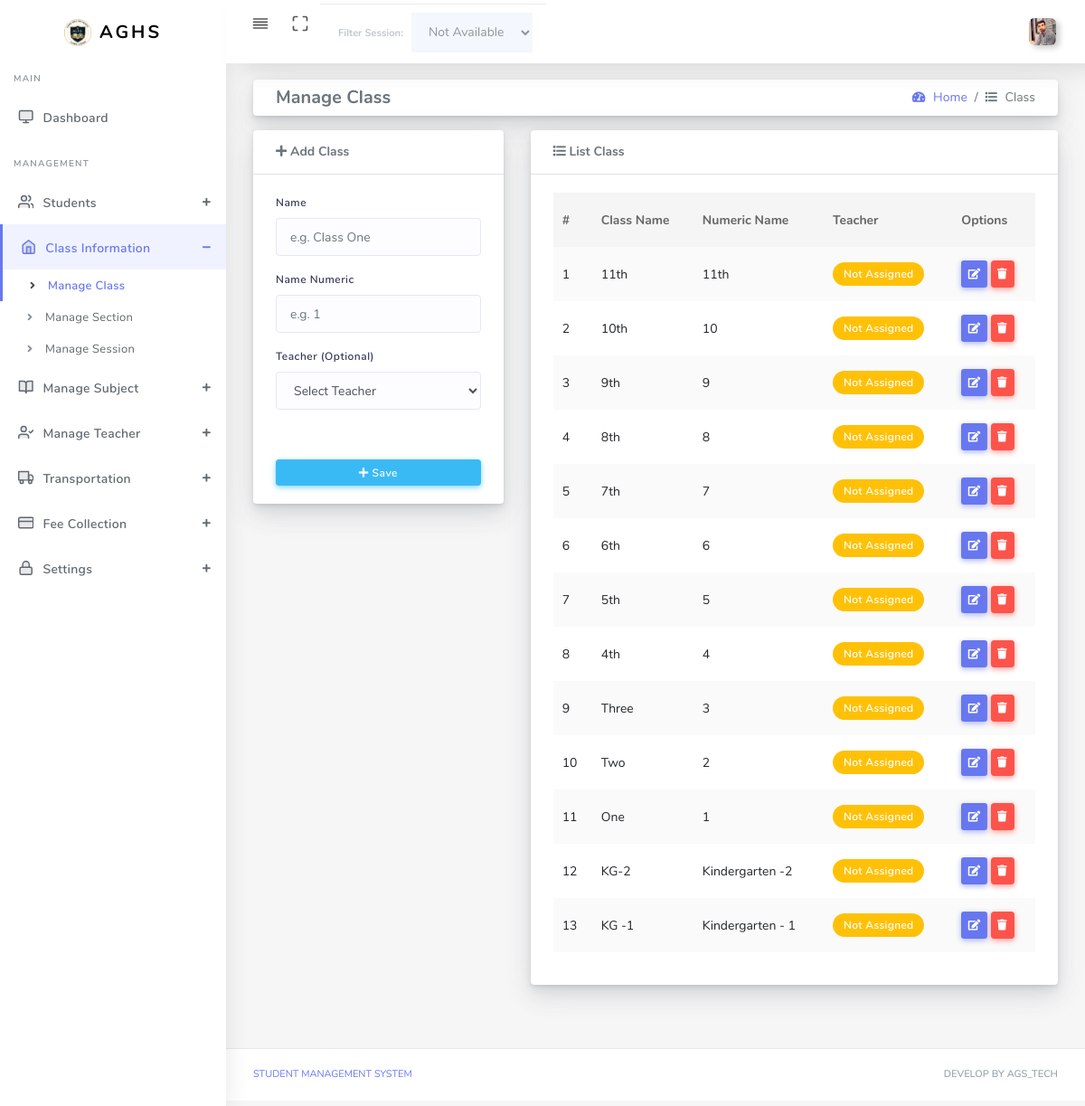
The page /manage-class.php (signed in) on the database its author committed.
### tables this page shows
CREATE TABLE `school_settings` (
  `id` int(11) NOT NULL DEFAULT 1,
  `school_name` varchar(255) NOT NULL,
  `address` text DEFAULT NULL,
  `contact` varchar(20) DEFAULT NULL,
  `logo` varchar(255) DEFAULT NULL,
  `updated_at` timestamp NOT NULL DEFAULT current_timestamp() ON UPDATE current_timestamp(),
  PRIMARY KEY (`id`)
);

CREATE TABLE `classes` (
  `id` int(11) NOT NULL AUTO_INCREMENT,
  `class_name` varchar(100) NOT NULL,
  `numeric_name` varchar(50) NOT NULL,
  `teacher_id` int(11) DEFAULT NULL,
  `created_at` timestamp NOT NULL DEFAULT current_timestamp(),
  PRIMARY KEY (`id`),
  KEY `fk_class_teacher` (`teacher_id`),
  CONSTRAINT `fk_class_teacher` FOREIGN KEY (`teacher_id`) REFERENCES `teachers` (`id`) ON DELETE SET NULL ON UPDATE CASCADE
);

### manage-class.php (the view, shortened to what this page needs)
<?php
require_once 'auth.php';
$stmt_c = $pdo->query("SELECT classes.*, teachers.teacher_name
                       FROM classes
                       LEFT JOIN teachers ON classes.teacher_id = teachers.id
                       ORDER BY classes.id DESC");
$classes_list = $stmt_c->fetchAll();
?>
<!DOCTYPE html>
<html lang="en">
<head>
  <link rel="stylesheet" href="assets/css/app.min.css">
  <link rel="stylesheet" href="assets/bundles/datatables/datatables.min.css">
  <link rel="stylesheet" href="assets/bundles/datatables/DataTables-1.10.16/css/dataTables.bootstrap4.min.css">
  <link rel="stylesheet" href="assets/css/style.css">
  <link rel="stylesheet" href="assets/css/components.css">
    <link rel="stylesheet" href="assets/css/custom.css">
</head>
<body>
  <div id="app">
    <div class="main-wrapper main-wrapper-1">
      <div class="navbar-bg"></div>
      <?php include 'include/navbar.php'; ?>
      <div class="main-sidebar sidebar-style-2">
        <?php include 'include/asidebar.php'; ?>
      </div>
      <div class="main-content">
        <section class="section">
          <div class="section-body">
            <div class="row bg-title">
              <div class="col-12">
                <div class="card mb-3">
                  <div class="card-body py-2 b-0">
                    <div class="d-flex flex-wrap align-items-center justify-content-between">
                      <div class="mb-2 mb-md-0">
                        <h5 class="page-title mb-0">Manage Class</h5>
                      </div>
                      <div>
                        <nav aria-label="breadcrumb">
                          <ol class="breadcrumb mb-0 bg-transparent p-0">
                            <li class="breadcrumb-item"><a href="#"><i class="fas fa-tachometer-alt"></i> Home</a></li>
                            <li class="breadcrumb-item active"><i class="fas fa-list"></i> Class</li>
                          </ol>
                        </nav>
                      </div>
                    </div>
                  </div>
                </div>
              </div>
            </div>
            <div class="row">
              <div class="col-sm-4">
                <div class="card">
                  <div class="card-header border-bottom">
                    <p class="mb-0 font-weight-bold"><i class="fa fa-plus"></i>&nbsp;Add Class</p>
                  </div>
                  <form method="POST" class="needs-validation" novalidate="">
                    <div class="card-body">
                      <div class="form-group">
                        <label>Name</label>
                        <input type="text" name="c_name" class="form-control" placeholder="e.g. Class One" required>
                      </div>
                      <div class="form-group">
                        <label>Name Numeric</label>
                        <input type="text" name="c_numeric" class="form-control" placeholder="e.g. 1" required>
                      </div>
                      <div class="form-group">
                        <label>Teacher (Optional)</label>
                        <select name="teacher_id" class="form-control select2">
                          <option value="">Select Teacher</option>
                        </select>
                      </div>
                    </div>
                    <div class="card-footer text-center">
                      <button type="submit" name="btn_save" class="btn btn-info btn-block btn-rounded btn-sm">
                        <i class="fa fa-plus"></i>&nbsp;Save
                      </button>
                    </div>
                  </form>
                </div>
              </div>
              <div class="col-sm-8">
                <div class="card">
                  <div class="card-header border-bottom">
                    <p class="mb-0 font-weight-bold transform-uppercase"> <i class="fa fa-list"></i>&nbsp;List Class</p>
                  </div>
                  <div class="card-body">
                    <div class="table-responsive">
                      <table class="table table-striped table-hover" id="tableExport" style="width:100%;">
                        <thead>
                          <tr>
                            <th>#</th>
                            <th>Class Name</th>
                            <th>Numeric Name</th>
                            <th>Teacher</th>
                            <th>Options</th>
                          </tr>
                        </thead>
                        <tbody>
                          <?php $count = 1; foreach($classes_list as $row) { ?>
                          <tr>
                            <td><?= $count++ ?></td>
                            <td><?= htmlspecialchars($row['class_name']) ?></td>
                            <td><?= htmlspecialchars($row['numeric_name']) ?></td>
                            <td><?= $row['teacher_name'] ? htmlspecialchars($row['teacher_name']) : '<span class="badge badge-warning">Not Assigned</span>' ?></td>
                            <td>
                              <button class="btn btn-sm btn-primary editBtn"
                                      data-id="<?= $row['id'] ?>"
                                      data-name="<?= $row['class_name'] ?>"
                                      data-num="<?= $row['numeric_name'] ?>"
                                      data-teacher="<?= $row['teacher_id'] ?>">
                                <i class="fa fa-edit"></i>
                              </button>
                              <button class="btn btn-sm btn-danger deleteBtn" data-id="<?= $row['id'] ?>">
                                <i class="fa fa-trash"></i>
                              </button>
                            </td>
                          </tr>
                          <?php } ?>
                        </tbody>
                      </table>
                    </div>
                  </div>
                </div>
              </div>
            </div>
          </div>
        </section>
      </div>
      <?php include 'include/footer.php'; ?>
    </div>
  </div>
</body>
</html>

### include/navbar.php (shortened to what this page needs)
<?php
if (isset($_SESSION['admin_id'])) {
    $admin_id = $_SESSION['admin_id'];
    $st_admin = $pdo->prepare("SELECT full_name, profile_pic FROM admins WHERE id = ?");
    $st_admin->execute([$admin_id]);
    $admin_data = $st_admin->fetch(PDO::FETCH_ASSOC);
    $display_pic = (!empty($admin_data['profile_pic']) && file_exists('uploads/' . $admin_data['profile_pic']))
                   ? 'uploads/' . $admin_data['profile_pic']
                   : 'assets/img/user.png';
} else {
    $display_name = "Admin";
    $display_pic = "assets/img/user.png";
}
?>
<nav class="navbar navbar-expand-lg main-navbar sticky">
    <div class="form-inline mr-auto">
        <ul class="navbar-nav mr-3">
            <li><a href="#" data-toggle="sidebar" class="nav-link nav-link-lg collapse-btn"> <i data-feather="align-justify"></i></a></li>
            <li class="d-none d-md-block"><a href="#" class="nav-link nav-link-lg fullscreen-btn">
                <i data-feather="maximize"></i>
            </a></li>
            <li>
                <?php
                $current_page = basename($_SERVER['PHP_SELF']);
                ?>
                <?php if ($current_page == 'dashboard.php'): ?>
                    <div class="card-footer bg-white py-2 d-flex justify-content-end" style="border-radius: 0 0 15px 15px;">
                        <form method="GET" class="form-inline">
                            <span class=" d-none d-md-block mr-2 font-weight-bold small text-dark">Filter Session:</span>
                            <select name="session_id" class="form-control form-control-sm select2" onchange="this.form.submit()">
                                <option value="all" <?= (isset($f_sess) && $f_sess == 'all' ? 'selected' : '') ?>>All Sessions</option>
                                <?php
                                if (isset($sessions)) {
                                    foreach ($sessions as $s) {
                                        echo "<option value='{$s['id']}' " . (isset($f_sess) && $f_sess == $s['id'] ? 'selected' : '') . ">{$s['session_name']}</option>";
                                    }
                                }
                                ?>
                            </select>
                        </form>
                    </div>
                <?php else: ?>
                    <div class="align-items-baseline bg-white card-footer d-flex justify-content-end py-2" style="border-radius: 0 0 15px 15px; opacity: 0.6;">
                        <span class="d-none d-md-block mr-2 font-weight-bold small text-muted">Filter Session:</span>
                        <select class="form-control form-control-sm" disabled>
                            <option>Not Available</option>
                        </select>
                    </div>
                <?php endif; ?>
            </li>
        </ul>
    </div>
    <ul class="navbar-nav navbar-right">
        <li class="dropdown">
            <a href="#" data-toggle="dropdown" class="nav-link dropdown-toggle nav-link-lg nav-link-user">
                <img alt="image" src="<?= $display_pic ?>" class="user-img-radious-style" style="width:30px; height:30px; object-fit:cover;">
            </a>
        </li>
    </ul>
</nav>

### include/asidebar.php (shortened to what this page needs)
<?php
$current_page = basename($_SERVER['PHP_SELF']);
?>
<?php
$school_settings = $pdo->query("SELECT * FROM school_settings LIMIT 1")->fetch(PDO::FETCH_ASSOC);
$sch_logo    = (!empty($school_settings['logo']) && file_exists('uploads/' . $school_settings['logo']))
  ? 'uploads/' . $school_settings['logo']
  : 'assets/img/agslogo.png';
?>
<aside id="sidebar-wrapper">
  <div class="sidebar-brand">
    <a href="dashboard.php">
      <img alt="image" src="<?= $sch_logo ?>" class="header-logo" />
      <span class="logo-name">AGHS</span>
    </a>
  </div>
  <ul class="sidebar-menu">
    <li class="menu-header">Main</li>
    <li class="<?= ($current_page == 'dashboard.php') ? 'active' : '' ?>">
      <a href="dashboard.php" class="nav-link"><i data-feather="monitor"></i><span>Dashboard</span></a>
    </li>
    <li class="menu-header">Management</li>
    <?php
    $student_pages = ['student-registration-form.php', 'student-list.php', 'promotion_detain.php', 'passout_drop.php', 'print_certificate.php', 'add-bulk-student.php'];
    $is_student_active = in_array($current_page, $student_pages);
    ?>
    <li class="dropdown <?= $is_student_active ? 'active' : '' ?>">
      <a href="#" class="menu-toggle nav-link has-dropdown"><i data-feather="users"></i><span>Students</span></a>
    </li>
    <?php
    $class_pages = ['manage-class.php', 'manage-section.php', 'manage-session.php'];
    $is_class_active = in_array($current_page, $class_pages);
    ?>
    <li class="dropdown <?= $is_class_active ? 'active' : '' ?>">
      <a href="#" class="menu-toggle nav-link has-dropdown"><i data-feather="home"></i><span>Class Information</span></a>
      <ul class="dropdown-menu" style="<?= $is_class_active ? 'display: block;' : '' ?>">
        <li class="<?= ($current_page == 'manage-class.php') ? 'active' : '' ?>"><a class="nav-link" href="manage-class.php">Manage Class</a></li>
        <li class="<?= ($current_page == 'manage-section.php') ? 'active' : '' ?>"><a class="nav-link" href="manage-section.php">Manage Section</a></li>
        <li class="<?= ($current_page == 'manage-session.php') ? 'active' : '' ?>"><a class="nav-link" href="manage-session.php">Manage Session</a></li>
      </ul>
    </li>
    <?php
    $subject_pages = ['add-subject.php', 'subject-group.php'];
    $is_subject_active = in_array($current_page, $subject_pages);
    ?>
    <li class="dropdown <?= $is_subject_active ? 'active' : '' ?>">
      <a href="#" class="menu-toggle nav-link has-dropdown"><i data-feather="book-open"></i><span>Manage Subject</span></a>
    </li>
    <?php
    $is_teacher_active = ($current_page == 'add-teacher.php');
    ?>
    <li class="dropdown <?= $is_teacher_active ? 'active' : '' ?>">
      <a href="#" class="menu-toggle nav-link has-dropdown"><i data-feather="user-check"></i><span>Manage Teacher</span></a>
    </li>
    <?php
    $transport_pages = ['transport.php', 'manage-route.php', 'manage-vehicle.php'];
    $is_transport_active = in_array($current_page, $transport_pages);
    ?>
    <li class="dropdown <?= $is_transport_active ? 'active' : '' ?>">
      <a href="#" class="menu-toggle nav-link has-dropdown"><i data-feather="truck"></i><span>Transportation</span></a>
    </li>
    <?php
    $fee_pages = ['fee-type.php', 'pay-fee.php', 'manage-fee-record.php', 'discount-type.php'];
    $is_fee_active = in_array($current_page, $fee_pages);
    ?>
    <li class="dropdown <?= $is_fee_active ? 'active' : '' ?>">
      <a href="#" class="menu-toggle nav-link has-dropdown"><i data-feather="credit-card"></i><span>Fee Collection</span></a>
    </li>
    <?php
    $auth_pages = ['view_logs.php', 'register_admin.php', 'settings.php'];
    $is_auth_active = in_array($current_page, $auth_pages);
    ?>
    <li class="dropdown <?= $is_auth_active ? 'active' : '' ?>">
      <a href="#" class="menu-toggle nav-link has-dropdown"><i data-feather="lock"></i><span>Settings</span></a>
    </li>
  </ul>
</aside>

### include/asidebar.php (style rules this page uses)
.sidebar-menu .dropdown-menu li.active a { color: #6777ef !important; background-color: #f0f3ff !important; font-weight: 600 !important; }
.sidebar-menu li.active>a { border-left: 3px solid #6777ef !important; color: #6777ef !important; }

### rows shown on the page
school_settings: logo (picture)
classes: class_name "11th", numeric_name "11th"
classes: class_name "10th", numeric_name "10"
classes: class_name "9th", numeric_name "9"
classes: class_name "8th", numeric_name "8"
classes: class_name "7th", numeric_name "7"
classes: class_name "6th", numeric_name "6"
classes: class_name "5th", numeric_name "5"
classes: class_name "4th", numeric_name "4"
classes: class_name "Three", numeric_name "3"
classes: class_name "Two", numeric_name "2"
classes: class_name "One", numeric_name "1"
classes: class_name "KG-2", numeric_name "Kindergarten -2"
classes: class_name "KG -1", numeric_name "Kindergarten - 1"
